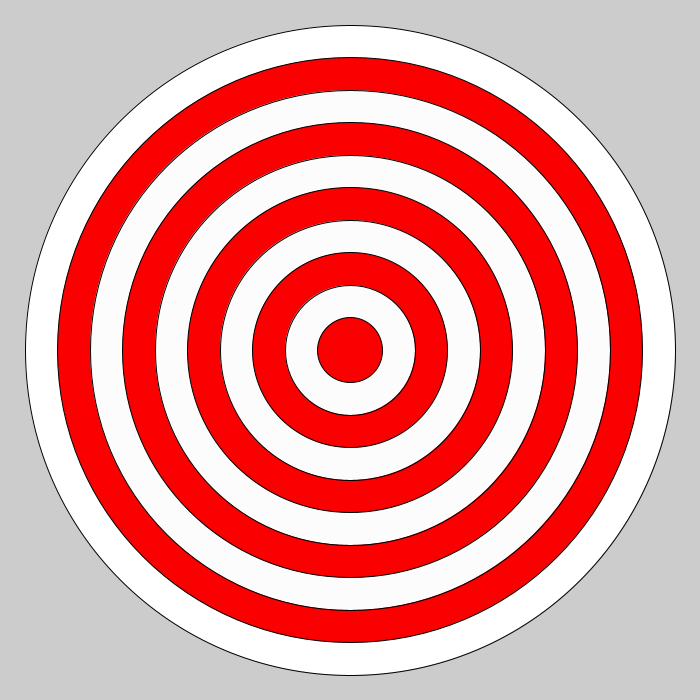
Frame 1 (no input)
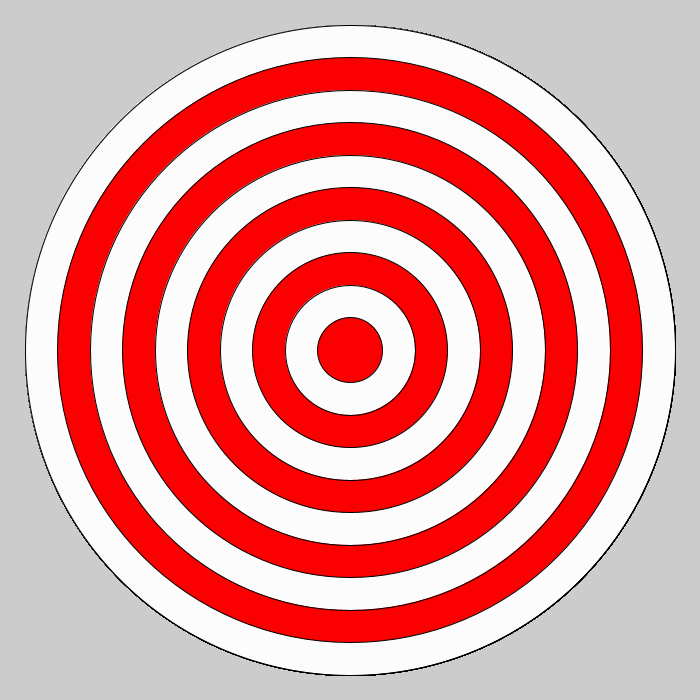
Frame 60 (the mouse pressed at the canvas centre just before this capture)
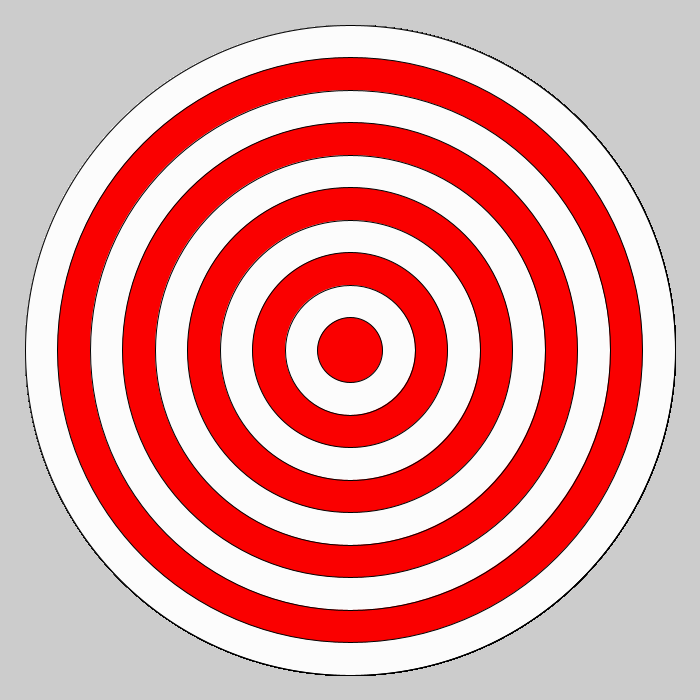
Frame 120 (the mouse held since frame 60 and released just before this capture)

The Processing sketch that drew these frames (run headless with seeded random() and noise(); from frame 60 on, the mouse is pressed at the canvas centre):

// Processing sketch: Bullseye
// ── Bullseye.pde
void setup(){
  size(700,700);
}


void draw(){
  

for(int i=10;i>0;i--){
 ellipse( 350,350,i*65,i*65);
 if(i%2==0){
   fill(#FA0000);
   
}
else{
  fill(#FCFCFC);
}

}
}
